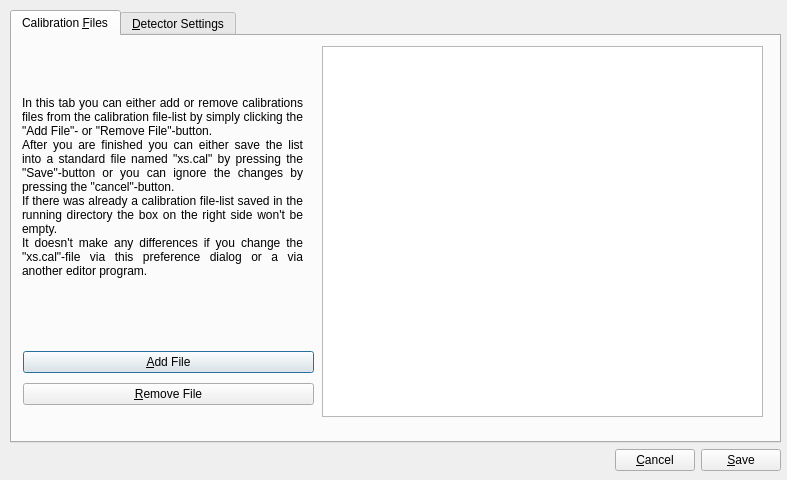
<?xml version="1.0" encoding="UTF-8"?>
<ui version="4.0">
 <class>preferencedialog</class>
 <widget class="QDialog" name="preferencedialog">
  <property name="geometry">
   <rect>
    <x>0</x>
    <y>0</y>
    <width>787</width>
    <height>480</height>
   </rect>
  </property>
  <property name="maximumSize">
   <size>
    <width>16777215</width>
    <height>16777215</height>
   </size>
  </property>
  <property name="windowTitle">
   <string>Dialog</string>
  </property>
  <widget class="QWidget" name="layoutWidget">
   <property name="geometry">
    <rect>
     <x>10</x>
     <y>10</y>
     <width>771</width>
     <height>461</height>
    </rect>
   </property>
   <layout class="QVBoxLayout" name="verticalLayout">
    <item>
     <widget class="QTabWidget" name="calTab">
      <property name="currentIndex">
       <number>0</number>
      </property>
      <widget class="QWidget" name="tab">
       <attribute name="title">
        <string>Calibration &amp;Files</string>
       </attribute>
       <widget class="QListView" name="listView">
        <property name="geometry">
         <rect>
          <x>310</x>
          <y>10</y>
          <width>441</width>
          <height>371</height>
         </rect>
        </property>
       </widget>
       <widget class="QLabel" name="label">
        <property name="geometry">
         <rect>
          <x>10</x>
          <y>20</y>
          <width>281</width>
          <height>261</height>
         </rect>
        </property>
        <property name="text">
         <string>In this tab you can either add or remove calibrations files from the calibration file-list by simply clicking the &quot;Add File&quot;- or &quot;Remove File&quot;-button. 
After you are finished you can either save the list into a standard file named &quot;xs.cal&quot; by pressing the &quot;Save&quot;-button or you can ignore the changes by pressing the &quot;cancel&quot;-button.
If there was already a calibration file-list saved in the running directory the box on the right side won't be empty. 
It doesn't make any differences if you change the &quot;xs.cal&quot;-file via this preference dialog or a via another editor program.</string>
        </property>
        <property name="alignment">
         <set>Qt::AlignJustify|Qt::AlignVCenter</set>
        </property>
        <property name="wordWrap">
         <bool>true</bool>
        </property>
       </widget>
       <widget class="QWidget" name="layoutWidget">
        <property name="geometry">
         <rect>
          <x>11</x>
          <y>311</y>
          <width>291</width>
          <height>62</height>
         </rect>
        </property>
        <layout class="QVBoxLayout" name="verticalLayout_2">
         <item>
          <widget class="QPushButton" name="addButton">
           <property name="text">
            <string>&amp;Add File</string>
           </property>
          </widget>
         </item>
         <item>
          <widget class="QPushButton" name="removeButton">
           <property name="text">
            <string>&amp;Remove File</string>
           </property>
          </widget>
         </item>
        </layout>
       </widget>
      </widget>
      <widget class="QWidget" name="detTab">
       <attribute name="title">
        <string>&amp;Detector Settings</string>
       </attribute>
       <widget class="QTableWidget" name="detTable">
        <property name="geometry">
         <rect>
          <x>0</x>
          <y>10</y>
          <width>751</width>
          <height>371</height>
         </rect>
        </property>
        <property name="minimumSize">
         <size>
          <width>751</width>
          <height>371</height>
         </size>
        </property>
        <property name="maximumSize">
         <size>
          <width>751</width>
          <height>16777215</height>
         </size>
        </property>
        <property name="layoutDirection">
         <enum>Qt::LeftToRight</enum>
        </property>
        <property name="textElideMode">
         <enum>Qt::ElideMiddle</enum>
        </property>
        <property name="rowCount">
         <number>35</number>
        </property>
        <property name="columnCount">
         <number>9</number>
        </property>
        <attribute name="horizontalHeaderDefaultSectionSize">
         <number>94</number>
        </attribute>
        <attribute name="horizontalHeaderMinimumSectionSize">
         <number>20</number>
        </attribute>
        <attribute name="verticalHeaderDefaultSectionSize">
         <number>20</number>
        </attribute>
        <attribute name="verticalHeaderMinimumSectionSize">
         <number>20</number>
        </attribute>
        <row/>
        <row/>
        <row/>
        <row/>
        <row/>
        <row/>
        <row/>
        <row/>
        <row/>
        <row/>
        <row/>
        <row/>
        <row/>
        <row/>
        <row/>
        <row/>
        <row/>
        <row/>
        <row/>
        <row/>
        <row/>
        <row/>
        <row/>
        <row/>
        <row/>
        <row/>
        <row/>
        <row/>
        <row/>
        <row/>
        <row/>
        <row/>
        <row/>
        <row/>
        <row/>
        <column>
         <property name="text">
          <string>Type</string>
         </property>
         <property name="textAlignment">
          <set>AlignHCenter|AlignVCenter|AlignCenter</set>
         </property>
        </column>
        <column>
         <property name="text">
          <string>Name</string>
         </property>
         <property name="textAlignment">
          <set>AlignHCenter|AlignVCenter|AlignCenter</set>
         </property>
        </column>
        <column>
         <property name="text">
          <string>DGF Module</string>
         </property>
         <property name="textAlignment">
          <set>AlignHCenter|AlignVCenter|AlignCenter</set>
         </property>
        </column>
        <column>
         <property name="text">
          <string>Crate</string>
         </property>
         <property name="textAlignment">
          <set>AlignHCenter|AlignVCenter|AlignCenter</set>
         </property>
        </column>
        <column>
         <property name="text">
          <string>Slot</string>
         </property>
         <property name="textAlignment">
          <set>AlignHCenter|AlignVCenter|AlignCenter</set>
         </property>
        </column>
        <column>
         <property name="text">
          <string>Subadress</string>
         </property>
         <property name="textAlignment">
          <set>AlignHCenter|AlignVCenter|AlignCenter</set>
         </property>
        </column>
        <column>
         <property name="text">
          <string>Calibration</string>
         </property>
         <property name="textAlignment">
          <set>AlignHCenter|AlignVCenter|AlignCenter</set>
         </property>
        </column>
        <column>
         <property name="text">
          <string>Detector Type</string>
         </property>
         <property name="textAlignment">
          <set>AlignHCenter|AlignVCenter|AlignCenter</set>
         </property>
         <property name="foreground">
          <brush brushstyle="SolidPattern">
           <color alpha="255">
            <red>0</red>
            <green>0</green>
            <blue>0</blue>
           </color>
          </brush>
         </property>
        </column>
        <column>
         <property name="text">
          <string>Rate limit</string>
         </property>
         <property name="textAlignment">
          <set>AlignHCenter|AlignVCenter|AlignCenter</set>
         </property>
        </column>
       </widget>
      </widget>
     </widget>
    </item>
    <item>
     <layout class="QHBoxLayout" name="buttonLayout">
      <item>
       <spacer name="horizontalSpacer">
        <property name="orientation">
         <enum>Qt::Horizontal</enum>
        </property>
        <property name="sizeHint" stdset="0">
         <size>
          <width>40</width>
          <height>20</height>
         </size>
        </property>
       </spacer>
      </item>
      <item>
       <widget class="QPushButton" name="cancelButton">
        <property name="text">
         <string>&amp;Cancel</string>
        </property>
       </widget>
      </item>
      <item>
       <widget class="QPushButton" name="saveButton">
        <property name="text">
         <string>&amp;Save</string>
        </property>
       </widget>
      </item>
     </layout>
    </item>
   </layout>
  </widget>
 </widget>
 <resources/>
 <connections/>
</ui>
